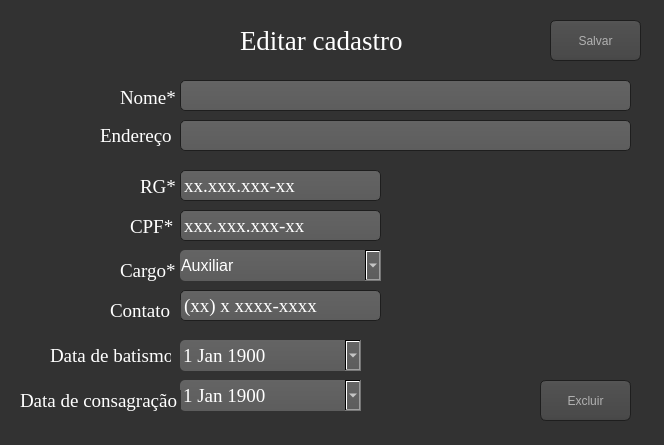
<?xml version="1.0" encoding="UTF-8"?>
<ui version="4.0">
 <class>MainWindow</class>
 <widget class="QMainWindow" name="MainWindow">
  <property name="geometry">
   <rect>
    <x>0</x>
    <y>0</y>
    <width>664</width>
    <height>445</height>
   </rect>
  </property>
  <property name="windowTitle">
   <string>EDITAR MEMBRO</string>
  </property>
  <property name="styleSheet">
   <string notr="true"/>
  </property>
  <widget class="QWidget" name="centralwidget">
   <widget class="QWidget" name="janela1" native="true">
    <property name="geometry">
     <rect>
      <x>-1</x>
      <y>-1</y>
      <width>661</width>
      <height>581</height>
     </rect>
    </property>
    <property name="styleSheet">
     <string notr="true">
background-color: rgb(45, 45, 45);</string>
    </property>
    <widget class="QPushButton" name="btn_ok">
     <property name="geometry">
      <rect>
       <x>220</x>
       <y>50</y>
       <width>51</width>
       <height>21</height>
      </rect>
     </property>
     <property name="styleSheet">
      <string notr="true">background-color: rgb(159, 5, 33);
border-radius: 10px;</string>
     </property>
     <property name="text">
      <string>Pesquisa</string>
     </property>
    </widget>
    <widget class="QLineEdit" name="le_cpf">
     <property name="geometry">
      <rect>
       <x>50</x>
       <y>10</y>
       <width>231</width>
       <height>31</height>
      </rect>
     </property>
     <property name="font">
      <font>
       <family>Times New Roman</family>
       <pointsize>14</pointsize>
      </font>
     </property>
     <property name="styleSheet">
      <string notr="true">border-radius: 10px;
background: rgb(255, 255, 255);</string>
     </property>
     <property name="inputMask">
      <string>&gt;999.999.999-99;X</string>
     </property>
    </widget>
    <widget class="QLabel" name="label">
     <property name="geometry">
      <rect>
       <x>20</x>
       <y>10</y>
       <width>31</width>
       <height>31</height>
      </rect>
     </property>
     <property name="font">
      <font>
       <family>Times New Roman</family>
       <pointsize>10</pointsize>
       <weight>75</weight>
       <bold>true</bold>
      </font>
     </property>
     <property name="styleSheet">
      <string notr="true">color: rgb(255, 255, 255);</string>
     </property>
     <property name="text">
      <string>CPF:</string>
     </property>
    </widget>
    <zorder>le_cpf</zorder>
    <zorder>btn_ok</zorder>
    <zorder>label</zorder>
   </widget>
   <widget class="QWidget" name="janela2" native="true">
    <property name="geometry">
     <rect>
      <x>0</x>
      <y>0</y>
      <width>671</width>
      <height>571</height>
     </rect>
    </property>
    <property name="accessibleName">
     <string/>
    </property>
    <property name="styleSheet">
     <string notr="true">  background-color: #323232;</string>
    </property>
    <widget class="QLineEdit" name="le_cpf_2">
     <property name="geometry">
      <rect>
       <x>180</x>
       <y>210</y>
       <width>201</width>
       <height>31</height>
      </rect>
     </property>
     <property name="font">
      <font>
       <family>Times New Roman</family>
       <pointsize>14</pointsize>
      </font>
     </property>
     <property name="styleSheet">
      <string notr="true">   background-color: QLinearGradient( x1: 0, y1: 0, x2: 0, y2: 1, stop: 0 #4d4d4d, stop: 0 #646464, stop: 1 #5d5d5d);
    padding: 1px;
    border-style: solid;
    border: 1px solid #1e1e1e;
    border-radius: 5;
color: rgb(255, 255, 255);</string>
     </property>
     <property name="inputMask">
      <string>&gt;999.999.999-99;x</string>
     </property>
     <property name="readOnly">
      <bool>false</bool>
     </property>
    </widget>
    <widget class="QPushButton" name="btn_excluir">
     <property name="geometry">
      <rect>
       <x>540</x>
       <y>380</y>
       <width>91</width>
       <height>41</height>
      </rect>
     </property>
     <property name="font">
      <font>
       <pointsize>-1</pointsize>
      </font>
     </property>
     <property name="cursor">
      <cursorShape>PointingHandCursor</cursorShape>
     </property>
     <property name="styleSheet">
      <string notr="true">QPushButton
{
    color: #b1b1b1;
    background-color: QLinearGradient( x1: 0, y1: 0, x2: 0, y2: 1, stop: 0 #565656, stop: 0.1 #525252, stop: 0.5 #4e4e4e, stop: 0.9 #4a4a4a, stop: 1 #464646);
    border-width: 1px;
    border-color: #1e1e1e;
    border-style: solid;
    border-radius: 6;
    padding: 3px;
    font-size: 12px;
    padding-left: 3px;
    padding-right: 3px;
    min-width: 20px;
}

QPushButton:pressed
{
    background-color: QLinearGradient( x1: 0, y1: 0, x2: 0, y2: 1, stop: 0 #2d2d2d, stop: 0.1 #2b2b2b, stop: 0.5 #292929, stop: 0.9 #282828, stop: 1 #252525);
}</string>
     </property>
     <property name="text">
      <string>Excluir</string>
     </property>
     <property name="icon">
      <iconset>
       <normaloff>icons/trash_32px.png</normaloff>icons/trash_32px.png</iconset>
     </property>
     <property name="iconSize">
      <size>
       <width>30</width>
       <height>30</height>
      </size>
     </property>
    </widget>
    <widget class="QDateEdit" name="le_d_bat">
     <property name="geometry">
      <rect>
       <x>180</x>
       <y>340</y>
       <width>181</width>
       <height>31</height>
      </rect>
     </property>
     <property name="font">
      <font>
       <family>Times New Roman</family>
       <pointsize>14</pointsize>
      </font>
     </property>
     <property name="styleSheet">
      <string notr="true">   background-color: QLinearGradient( x1: 0, y1: 0, x2: 0, y2: 1, stop: 0 #4d4d4d, stop: 0 #646464, stop: 1 #5d5d5d);
    padding: 1px;
    border-style: solid;

    border-radius: 5;
color: rgb(255, 255, 255);</string>
     </property>
     <property name="inputMethodHints">
      <set>Qt::ImhDate</set>
     </property>
     <property name="wrapping">
      <bool>false</bool>
     </property>
     <property name="frame">
      <bool>true</bool>
     </property>
     <property name="readOnly">
      <bool>false</bool>
     </property>
     <property name="buttonSymbols">
      <enum>QAbstractSpinBox::NoButtons</enum>
     </property>
     <property name="accelerated">
      <bool>false</bool>
     </property>
     <property name="correctionMode">
      <enum>QAbstractSpinBox::CorrectToPreviousValue</enum>
     </property>
     <property name="showGroupSeparator" stdset="0">
      <bool>false</bool>
     </property>
     <property name="minimumDateTime">
      <datetime>
       <hour>0</hour>
       <minute>0</minute>
       <second>0</second>
       <year>1900</year>
       <month>1</month>
       <day>1</day>
      </datetime>
     </property>
     <property name="calendarPopup">
      <bool>true</bool>
     </property>
     <property name="date">
      <date>
       <year>1900</year>
       <month>1</month>
       <day>1</day>
      </date>
     </property>
    </widget>
    <widget class="QLabel" name="label_2">
     <property name="geometry">
      <rect>
       <x>120</x>
       <y>90</y>
       <width>61</width>
       <height>16</height>
      </rect>
     </property>
     <property name="font">
      <font>
       <family>Times New Roman</family>
       <pointsize>14</pointsize>
      </font>
     </property>
     <property name="styleSheet">
      <string notr="true">color: rgb(255, 255, 255);</string>
     </property>
     <property name="text">
      <string>Nome*</string>
     </property>
    </widget>
    <widget class="QLineEdit" name="le_contato">
     <property name="geometry">
      <rect>
       <x>180</x>
       <y>290</y>
       <width>201</width>
       <height>31</height>
      </rect>
     </property>
     <property name="font">
      <font>
       <family>Times New Roman</family>
       <pointsize>14</pointsize>
      </font>
     </property>
     <property name="styleSheet">
      <string notr="true">   background-color: QLinearGradient( x1: 0, y1: 0, x2: 0, y2: 1, stop: 0 #4d4d4d, stop: 0 #646464, stop: 1 #5d5d5d);
    padding: 1px;
    border-style: solid;
    border: 1px solid #1e1e1e;
    border-radius: 5;
color: rgb(255, 255, 255);</string>
     </property>
     <property name="inputMask">
      <string>&gt;(99) 9 9999-9999;x</string>
     </property>
     <property name="readOnly">
      <bool>false</bool>
     </property>
    </widget>
    <widget class="QPushButton" name="btn_editar">
     <property name="geometry">
      <rect>
       <x>550</x>
       <y>20</y>
       <width>91</width>
       <height>41</height>
      </rect>
     </property>
     <property name="font">
      <font>
       <pointsize>-1</pointsize>
      </font>
     </property>
     <property name="cursor">
      <cursorShape>PointingHandCursor</cursorShape>
     </property>
     <property name="layoutDirection">
      <enum>Qt::LeftToRight</enum>
     </property>
     <property name="styleSheet">
      <string notr="true">QPushButton
{
    color: #b1b1b1;
    background-color: QLinearGradient( x1: 0, y1: 0, x2: 0, y2: 1, stop: 0 #565656, stop: 0.1 #525252, stop: 0.5 #4e4e4e, stop: 0.9 #4a4a4a, stop: 1 #464646);
    border-width: 1px;
    border-color: #1e1e1e;
    border-style: solid;
    border-radius: 6;
    padding: 3px;
    font-size: 12px;
    padding-left: 3px;
    padding-right: 3px;
    min-width: 20px;
}

QPushButton:pressed
{
    background-color: QLinearGradient( x1: 0, y1: 0, x2: 0, y2: 1, stop: 0 #2d2d2d, stop: 0.1 #2b2b2b, stop: 0.5 #292929, stop: 0.9 #282828, stop: 1 #252525);
}</string>
     </property>
     <property name="text">
      <string>Salvar</string>
     </property>
     <property name="icon">
      <iconset>
       <normaloff>icons/edit_property_50px.png</normaloff>icons/edit_property_50px.png</iconset>
     </property>
     <property name="iconSize">
      <size>
       <width>30</width>
       <height>30</height>
      </size>
     </property>
    </widget>
    <widget class="QLineEdit" name="le_nome">
     <property name="geometry">
      <rect>
       <x>180</x>
       <y>80</y>
       <width>451</width>
       <height>31</height>
      </rect>
     </property>
     <property name="font">
      <font>
       <family>Times New Roman</family>
       <pointsize>14</pointsize>
      </font>
     </property>
     <property name="styleSheet">
      <string notr="true">   background-color: QLinearGradient( x1: 0, y1: 0, x2: 0, y2: 1, stop: 0 #4d4d4d, stop: 0 #646464, stop: 1 #5d5d5d);
    padding: 1px;
    border-style: solid;
    border: 1px solid #1e1e1e;
    border-radius: 5;
color: rgb(255, 255, 255);</string>
     </property>
     <property name="readOnly">
      <bool>false</bool>
     </property>
    </widget>
    <widget class="QLabel" name="label_7">
     <property name="geometry">
      <rect>
       <x>130</x>
       <y>220</y>
       <width>47</width>
       <height>13</height>
      </rect>
     </property>
     <property name="font">
      <font>
       <family>Times New Roman</family>
       <pointsize>14</pointsize>
      </font>
     </property>
     <property name="styleSheet">
      <string notr="true">color: rgb(255, 255, 255);</string>
     </property>
     <property name="text">
      <string>CPF*</string>
     </property>
    </widget>
    <widget class="QLabel" name="label_3">
     <property name="geometry">
      <rect>
       <x>100</x>
       <y>120</y>
       <width>91</width>
       <height>31</height>
      </rect>
     </property>
     <property name="font">
      <font>
       <family>Times New Roman</family>
       <pointsize>14</pointsize>
      </font>
     </property>
     <property name="styleSheet">
      <string notr="true">color: rgb(255, 255, 255);</string>
     </property>
     <property name="text">
      <string>Endereço</string>
     </property>
    </widget>
    <widget class="QDateEdit" name="le_d_con">
     <property name="geometry">
      <rect>
       <x>180</x>
       <y>380</y>
       <width>181</width>
       <height>31</height>
      </rect>
     </property>
     <property name="font">
      <font>
       <family>Times New Roman</family>
       <pointsize>14</pointsize>
      </font>
     </property>
     <property name="styleSheet">
      <string notr="true">   background-color: QLinearGradient( x1: 0, y1: 0, x2: 0, y2: 1, stop: 0 #4d4d4d, stop: 0 #646464, stop: 1 #5d5d5d);
    padding: 1px;
    border-style: solid;

    border-radius: 5;
color: rgb(255, 255, 255);</string>
     </property>
     <property name="inputMethodHints">
      <set>Qt::ImhDate</set>
     </property>
     <property name="wrapping">
      <bool>false</bool>
     </property>
     <property name="frame">
      <bool>true</bool>
     </property>
     <property name="readOnly">
      <bool>false</bool>
     </property>
     <property name="buttonSymbols">
      <enum>QAbstractSpinBox::NoButtons</enum>
     </property>
     <property name="accelerated">
      <bool>false</bool>
     </property>
     <property name="correctionMode">
      <enum>QAbstractSpinBox::CorrectToPreviousValue</enum>
     </property>
     <property name="showGroupSeparator" stdset="0">
      <bool>false</bool>
     </property>
     <property name="minimumDateTime">
      <datetime>
       <hour>0</hour>
       <minute>0</minute>
       <second>0</second>
       <year>1900</year>
       <month>1</month>
       <day>1</day>
      </datetime>
     </property>
     <property name="calendarPopup">
      <bool>true</bool>
     </property>
     <property name="date">
      <date>
       <year>1900</year>
       <month>1</month>
       <day>1</day>
      </date>
     </property>
    </widget>
    <widget class="QLabel" name="label_4">
     <property name="geometry">
      <rect>
       <x>240</x>
       <y>30</y>
       <width>171</width>
       <height>21</height>
      </rect>
     </property>
     <property name="font">
      <font>
       <family>Times New Roman</family>
       <pointsize>20</pointsize>
      </font>
     </property>
     <property name="styleSheet">
      <string notr="true">color: rgb(255, 255, 255);</string>
     </property>
     <property name="text">
      <string>Editar cadastro</string>
     </property>
    </widget>
    <widget class="QLabel" name="label_6">
     <property name="geometry">
      <rect>
       <x>140</x>
       <y>180</y>
       <width>47</width>
       <height>13</height>
      </rect>
     </property>
     <property name="font">
      <font>
       <family>Times New Roman</family>
       <pointsize>14</pointsize>
      </font>
     </property>
     <property name="styleSheet">
      <string notr="true">color: rgb(255, 255, 255);</string>
     </property>
     <property name="text">
      <string>RG*</string>
     </property>
    </widget>
    <widget class="QLineEdit" name="le_rg">
     <property name="geometry">
      <rect>
       <x>180</x>
       <y>170</y>
       <width>201</width>
       <height>31</height>
      </rect>
     </property>
     <property name="font">
      <font>
       <family>Times New Roman</family>
       <pointsize>14</pointsize>
      </font>
     </property>
     <property name="styleSheet">
      <string notr="true">   background-color: QLinearGradient( x1: 0, y1: 0, x2: 0, y2: 1, stop: 0 #4d4d4d, stop: 0 #646464, stop: 1 #5d5d5d);
    padding: 1px;
    border-style: solid;
    border: 1px solid #1e1e1e;
    border-radius: 5;
color: rgb(255, 255, 255);</string>
     </property>
     <property name="inputMask">
      <string>&gt;99.999.999-99;x</string>
     </property>
     <property name="readOnly">
      <bool>false</bool>
     </property>
    </widget>
    <widget class="QLabel" name="label_9">
     <property name="geometry">
      <rect>
       <x>110</x>
       <y>300</y>
       <width>71</width>
       <height>21</height>
      </rect>
     </property>
     <property name="font">
      <font>
       <family>Times New Roman</family>
       <pointsize>14</pointsize>
      </font>
     </property>
     <property name="styleSheet">
      <string notr="true">color: rgb(255, 255, 255);</string>
     </property>
     <property name="text">
      <string>Contato</string>
     </property>
    </widget>
    <widget class="QLineEdit" name="le_endereco">
     <property name="geometry">
      <rect>
       <x>180</x>
       <y>120</y>
       <width>451</width>
       <height>31</height>
      </rect>
     </property>
     <property name="font">
      <font>
       <family>Times New Roman</family>
       <pointsize>14</pointsize>
      </font>
     </property>
     <property name="styleSheet">
      <string notr="true">   background-color: QLinearGradient( x1: 0, y1: 0, x2: 0, y2: 1, stop: 0 #4d4d4d, stop: 0 #646464, stop: 1 #5d5d5d);
    padding: 1px;
    border-style: solid;
    border: 1px solid #1e1e1e;
    border-radius: 5;
color: rgb(255, 255, 255);</string>
     </property>
     <property name="readOnly">
      <bool>false</bool>
     </property>
    </widget>
    <widget class="QLabel" name="label_8">
     <property name="geometry">
      <rect>
       <x>120</x>
       <y>260</y>
       <width>61</width>
       <height>21</height>
      </rect>
     </property>
     <property name="font">
      <font>
       <family>Times New Roman</family>
       <pointsize>14</pointsize>
      </font>
     </property>
     <property name="styleSheet">
      <string notr="true">color: rgb(255, 255, 255);</string>
     </property>
     <property name="text">
      <string>Cargo*</string>
     </property>
    </widget>
    <widget class="QLabel" name="label_5">
     <property name="geometry">
      <rect>
       <x>20</x>
       <y>390</y>
       <width>161</width>
       <height>21</height>
      </rect>
     </property>
     <property name="font">
      <font>
       <family>Times New Roman</family>
       <pointsize>14</pointsize>
      </font>
     </property>
     <property name="styleSheet">
      <string notr="true">color: rgb(255, 255, 255);</string>
     </property>
     <property name="text">
      <string>Data de consagração</string>
     </property>
    </widget>
    <widget class="QLabel" name="label_10">
     <property name="geometry">
      <rect>
       <x>50</x>
       <y>340</y>
       <width>121</width>
       <height>31</height>
      </rect>
     </property>
     <property name="font">
      <font>
       <family>Times New Roman</family>
       <pointsize>14</pointsize>
      </font>
     </property>
     <property name="styleSheet">
      <string notr="true">color: rgb(255, 255, 255);</string>
     </property>
     <property name="text">
      <string>Data de batismo</string>
     </property>
    </widget>
    <widget class="QComboBox" name="combo_cargo_editar">
     <property name="geometry">
      <rect>
       <x>180</x>
       <y>250</y>
       <width>201</width>
       <height>31</height>
      </rect>
     </property>
     <property name="font">
      <font>
       <pointsize>12</pointsize>
      </font>
     </property>
     <property name="styleSheet">
      <string notr="true">   background-color: QLinearGradient( x1: 0, y1: 0, x2: 0, y2: 1, stop: 0 #4d4d4d, stop: 0 #646464, stop: 1 #5d5d5d);
    padding: 1px;
    border-style: solid;
    border-radius: 5;
color: rgb(255, 255, 255);</string>
     </property>
     <item>
      <property name="text">
       <string>Auxiliar</string>
      </property>
     </item>
     <item>
      <property name="text">
       <string>Diácono</string>
      </property>
     </item>
     <item>
      <property name="text">
       <string>Presbítero</string>
      </property>
     </item>
     <item>
      <property name="text">
       <string>Pastor</string>
      </property>
     </item>
    </widget>
   </widget>
  </widget>
 </widget>
 <resources/>
 <connections/>
</ui>
